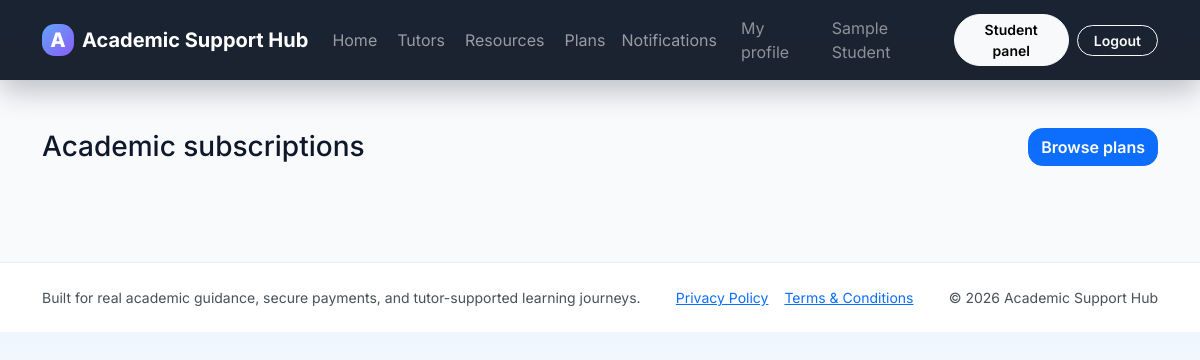
Page /student/subscriptions.php (signed in) on the earlier database version.
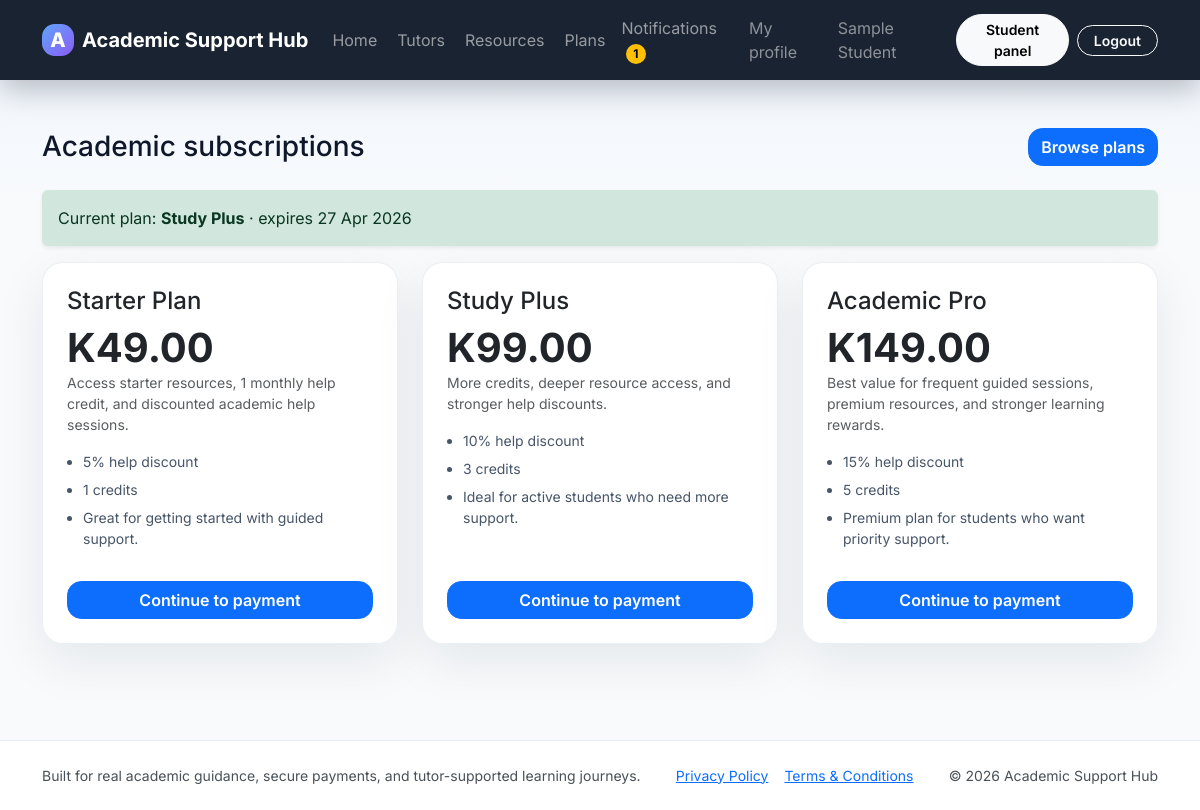
Same page on the later database version.
### tables this page shows
CREATE TABLE settings (
    id INT UNSIGNED AUTO_INCREMENT PRIMARY KEY,
    setting_key VARCHAR(100) NOT NULL UNIQUE,
    setting_value TEXT NOT NULL
);

CREATE TABLE user_subscriptions (
    id INT UNSIGNED AUTO_INCREMENT PRIMARY KEY,
    user_id INT UNSIGNED NOT NULL,
    plan_id INT UNSIGNED NOT NULL,
    payment_transaction_id INT UNSIGNED NULL,
    starts_at DATETIME NOT NULL,
    ends_at DATETIME NOT NULL,
    status ENUM('active','expired','cancelled') NOT NULL DEFAULT 'active',
    created_at TIMESTAMP NOT NULL DEFAULT CURRENT_TIMESTAMP,
    CONSTRAINT fk_user_subscriptions_user FOREIGN KEY (user_id) REFERENCES users(id) ON DELETE CASCADE,
    CONSTRAINT fk_user_subscriptions_plan FOREIGN KEY (plan_id) REFERENCES subscription_plans(id) ON DELETE CASCADE
);

CREATE TABLE subscription_plans (
    id INT UNSIGNED AUTO_INCREMENT PRIMARY KEY,
    name VARCHAR(100) NOT NULL,
    monthly_price DECIMAL(10,2) NOT NULL,
    help_discount_percent DECIMAL(5,2) NOT NULL DEFAULT 0,
    monthly_help_credits INT UNSIGNED NOT NULL DEFAULT 0,
    feature_summary VARCHAR(255) NOT NULL,
    description TEXT NOT NULL
);

### includes/functions.php (called while the page is built, shortened)
<?php
function app_url(string $path = ''): string
{
    $path = ltrim($path, '/');
    return BASE_URL . ($path !== '' ? '/' . $path : '');
}
function e(mixed $value): string
{
    return htmlspecialchars((string) $value, ENT_QUOTES, 'UTF-8');
}
function current_user(): ?array
{
    return $_SESSION['user'] ?? null;
}
function refresh_current_user(): void
{
    global $pdo;
    $stmt = $pdo->prepare('SELECT * FROM users WHERE id = :id LIMIT 1');
    $stmt->execute(['id' => (int) $_SESSION['user']['id']]);
}
function get_setting(string $key, string $default = ''): string
{
    global $pdo;
    $stmt = $pdo->prepare('SELECT setting_value FROM settings WHERE setting_key = :setting_key LIMIT 1');
    $stmt->execute(['setting_key' => $key]);
    $row = $stmt->fetch();
    return (string) ($row['setting_value'] ?? $default);
}
function money(float|string|int $amount): string { return 'K' . number_format((float) $amount, 2); }
function scalar_value(string $sql, array $params = []): mixed
{
    global $pdo; $stmt = $pdo->prepare($sql); $stmt->execute($params); return $stmt->fetchColumn();
}
function count_value(string $sql, array $params = []): int { return (int) scalar_value($sql, $params); }
function current_subscription(int $userId): ?array
{
    global $pdo;
    $stmt = $pdo->prepare("SELECT us.*, sp.name AS plan_name, sp.monthly_price, sp.help_discount_percent, sp.monthly_help_credits FROM user_subscriptions us INNER JOIN subscription_plans sp ON sp.id = us.plan_id WHERE us.user_id = :user_id AND us.status = 'active' AND us.ends_at >= NOW() ORDER BY us.ends_at DESC LIMIT 1");
    $stmt->execute(['user_id' => $userId]);
    return $stmt->fetch() ?: null;
}
function unread_notification_count(int $userId): int { return count_value('SELECT COUNT(*) FROM notifications WHERE user_id = :user_id AND is_read = 0',['user_id'=>$userId]); }

### includes/bootstrap.php (called while the page is built, shortened)
<?php
require_once __DIR__ . '/../config/config.php';
require_once __DIR__ . '/functions.php';
refresh_current_user();

### student/subscriptions.php (the view, shortened to what the changed rows need)
<?php
require_once __DIR__ . '/../includes/bootstrap.php';
$user = current_user();
$plans = $pdo->query('SELECT * FROM subscription_plans ORDER BY monthly_price ASC')->fetchAll();
$current = current_subscription((int) $user['id']);
include __DIR__ . '/../includes/header.php';
?>
<div class="d-flex justify-content-between align-items-center mb-4"><h1 class="h3 mb-0">Academic subscriptions</h1><a class="btn btn-primary" href="<?= app_url('pricing.php') ?>">Browse plans</a></div>
<?php if ($current): ?><div class="alert alert-success border-0 shadow-sm">Current plan: <strong><?= e($current['plan_name']) ?></strong> · expires <?= e(date('d M Y', strtotime($current['ends_at']))) ?></div><?php endif; ?>
<div class="row g-4">
    <?php foreach ($plans as $plan): ?>
        <div class="col-md-4"><div class="card card-soft p-4 h-100"><h2 class="h4"><?= e($plan['name']) ?></h2><div class="display-6 fw-bold"><?= money($plan['monthly_price']) ?></div><div class="small text-muted mb-3"><?= e($plan['description']) ?></div><ul class="soft-list small ps-3"><li><?= (int)$plan['help_discount_percent'] ?>% help discount</li><li><?= (int)$plan['monthly_help_credits'] ?> credits</li><li><?= e($plan['feature_summary']) ?></li></ul><div class="d-grid gap-2 mt-auto pt-2"><a class="btn btn-primary" href="<?= app_url('student/subscribe.php?plan=' . (int)$plan['id']) ?>">Continue to payment</a><?php if ($payment): ?><a class="btn btn-outline-secondary" href="<?= app_url('student/payment_status.php?payment_id=' . (int)$payment['id']) ?>">Check last payment</a><?php endif; ?></div></div></div>
    <?php endforeach; ?>
</div>
<?php include __DIR__ . '/../includes/footer.php'; ?>

### includes/header.php (shortened to what the changed rows need)
<?php
$user = current_user();
$unreadCount = $user ? unread_notification_count((int) $user['id']) : 0;
$platformName = get_setting('platform_name', APP_NAME);
?>
<!doctype html>
<html lang="en">
<head>
    <link href="https://cdn.jsdelivr.net/npm/bootstrap@5.3.7/dist/css/bootstrap.min.css" rel="stylesheet">
    <link href="<?= app_url('assets/css/style.css') ?>" rel="stylesheet">
</head>
<body>
<nav class="navbar navbar-expand-lg navbar-dark glass-nav sticky-top">
    <div class="container">
        <a class="navbar-brand fw-bold d-flex align-items-center gap-2" href="<?= app_url() ?>">
            <span class="brand-mark">A</span>
            <span><?= e($platformName) ?></span>
        </a>
        <div class="collapse navbar-collapse" id="appNav">
            <ul class="navbar-nav align-items-lg-center gap-lg-2">
                <?php if ($user): ?>
                    <li class="nav-item dropdown">
                        <a class="nav-link position-relative" href="#" data-bs-toggle="dropdown">Notifications<?php if ($unreadCount > 0): ?><span class="badge rounded-pill text-bg-warning ms-1"><?= (int) $unreadCount ?></span><?php endif; ?></a>
                    </li>
                <?php else: ?>
                    <li class="nav-item"><a class="btn btn-outline-light btn-sm rounded-pill px-3" href="<?= app_url('login.php') ?>">Login</a></li>
                    <li class="nav-item"><a class="btn btn-warning btn-sm rounded-pill px-3" href="<?= app_url('register.php') ?>">Create account</a></li>
                <?php endif; ?>
            </ul>
        </div>
    </div>
</nav>
<main class="py-4 py-lg-5">
    <div class="container">

### includes/footer.php (shortened to what the changed rows need)
    </div>
</main>
<footer class="footer-shell mt-5">
    <div class="container d-flex flex-column flex-md-row justify-content-between gap-3 small text-light-emphasis">
        <div>Built for real academic guidance, secure payments, and tutor-supported learning journeys.</div>
        <div class="d-flex flex-wrap gap-3"><a href="<?= app_url('privacy_policy.php') ?>">Privacy Policy</a><a href="<?= app_url('terms.php') ?>">Terms &amp; Conditions</a></div>
        <div>&copy; <?= date('Y') ?> <?= e(get_setting('platform_name', APP_NAME)) ?></div>
    </div>
</footer>
</body>
</html>

Differences in the rows shown:
now on this page (row edited): settings: setting_value "Academic Support Hub"
added user_subscriptions: plan.name "Study Plus", ends_at "27 Apr 2026"
added subscription_plans: name "Starter Plan", monthly_price "K49.00", description "Access starter resources, 1 monthly help credit, and discounted academic help sessions.", help_discount_percent "5", monthly_help_credits "1", feature_summary "Great for getting started with guided support."
added subscription_plans: name "Study Plus", monthly_price "K99.00", description "More credits, deeper resource access, and stronger help discounts.", help_discount_percent "10", monthly_help_credits "3", feature_summary "Ideal for active students who need more support."
added subscription_plans: name "Academic Pro", monthly_price "K149.00", description "Best value for frequent guided sessions, premium resources, and stronger learning rewards.", help_discount_percent "15", monthly_help_credits "5", feature_summary "Premium plan for students who want priority support."
Other differences:
$unreadCount: (not shown) → "1"
$platformName: "Academic Support Hub" → (not shown)
get_setting('platform_name', APP_NAME): "Academic Support Hub" → (not shown)
text now shown: "Current plan: · expires"
